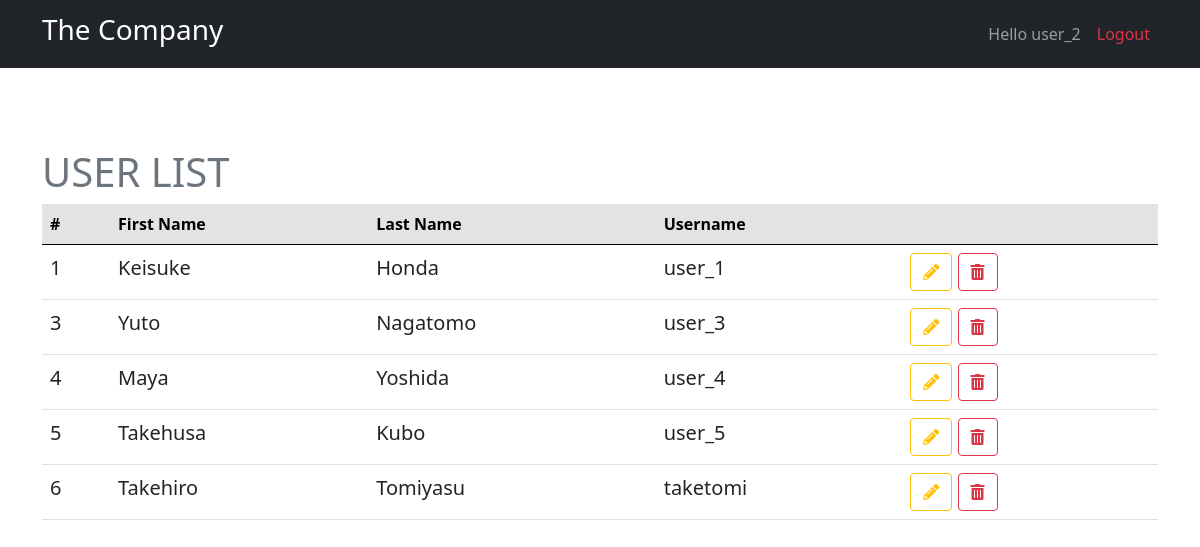
The page /views/dashboard.php (signed in) on the database its author committed.
### tables this page shows
CREATE TABLE `users` (
  `id` int(11) NOT NULL,
  `first_name` varchar(50) NOT NULL,
  `last_name` varchar(50) NOT NULL,
  `username` varchar(15) NOT NULL,
  `password` varchar(255) NOT NULL,
  `phpto` varchar(255) DEFAULT NULL
);

### classes/database.php (called while the page is built, shortened)
<?php
    class Database {
        private $server_name = "localhost";
        private $username = "root";
        private $password = "root";
        private $db_name = "the_company";
        public function __construct() {
            $this->conn = new mysqli($this->server_name, $this->username, $this->password, $this->db_name);
        }
     }
?>

### classes/user.php (called while the page is built, shortened)
<?php
include "database.php";
class User extends Database {
    public function getAllUsers() {
        $user_id = $_SESSION['user_id'];
        $sql = "SELECT id, first_name, last_name ,username FROM users WhERE id != $user_id " ;
        if($result = $this->conn->query($sql)) {
            return $result;
        }else{
            die("Error retrieving all users:" . $this->conn->error);
        }
    }
}
?>

### views/dashboard.php (the view, shortened to what this page needs)
<?php
include "../classes/user.php";
$user = new User;
$user_list = $user->getAllUsers();
?>
<!DOCTYPE html>
<html lang="en">
<head>
    <link rel="stylesheet" href="https://cdn.jsdelivr.net/npm/bootstrap@5.0.2/dist/css/bootstrap.min.css">
    <link rel="stylesheet" href="https://cdnjs.cloudflare.com/ajax/libs/font-awesome/5.15.4/css/all.min.css" />
</head>
<body>
    <?php  include "main-menu.php"; ?>
   <main class="container" style="padding-top: 80px">
        <h2 class="text-muted display-6">USER LIST</h2>
        <table class="table table-hover">
            <thead class="table-secondary">
                <tr>
                    <th>#</th>
                    <th>First Name</th>
                    <th>Last Name</th>
                    <th>Username</th>
                    <th></th>
                </tr>
            </thead>
            <tbody class="lead">
                <?php  while($user = $user_list->fetch_assoc()): ?>
            <tr>
                <td><?php echo $user['id'] ?></td>
                <td><?= $user['first_name'] ?></td>
                <td><?= $user['last_name'] ?></td>
                <td><?= $user['username'] ?></td>
                <td>
                    <a href="edit-user.php?user_id=<?= $user['id'] ?>" class="btn btn-outline-warning"><i class="fas fa-pencil-alt"></i></a>
                    <a href="delete-user.php?user_id=<?= $user['id'] ?>" class="btn btn-outline-danger"><i class="fas fa-trash-alt"></i></a>
                </td>
            </tr>
            <?php endwhile ?>
            </tbody>
        </table>
</main>
</body>
</html>

### rows shown on the page
users: id "1", first_name "Keisuke", last_name "Honda", username "user_1"
users: id "3", first_name "Yuto", last_name "Nagatomo", username "user_3"
users: id "4", first_name "Maya", last_name "Yoshida", username "user_4"
users: id "5", first_name "Takehusa", last_name "Kubo", username "user_5"
users: id "6", first_name "Takehiro", last_name "Tomiyasu", username "taketomi"

### other values the page prints
$_SESSION['username'] "user_2"
